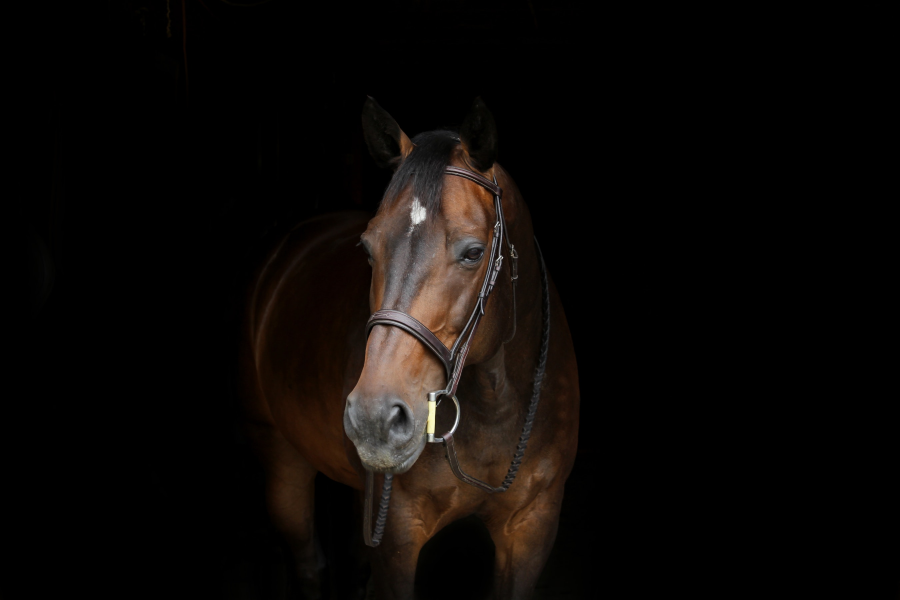
#> input picture data/horse.jpg, 2700 x 1800 px (shown at 1/3 size)
$ jupyter execute Histogramsa.ipynb   (shell and % lines are left out)
#> lines starting #> are read from the running program, lines starting #| are printed output that depends on the picture
[cell 1]
import cv2
import numpy as np
import matplotlib.pyplot as plt

[cell 2]
dark_horse = cv2.imread('../data/horse.jpg')
#> dark_horse is the input picture: shape (1800, 2700, 3); mean B, G, R 6.9, 8.9, 12
show_horse = cv2.cvtColor(dark_horse, cv2.COLOR_BGR2RGB)

rainbow = cv2.imread('../data/rainbow.jpg')
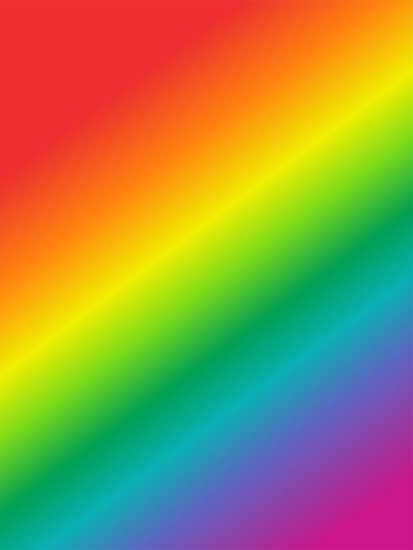
#> input picture data/rainbow.jpg, 413 x 550 px
#> rainbow is the input picture: shape (550, 413, 3); mean B, G, R 72.8, 142.3, 152.3
show_rainbow = cv2.cvtColor(rainbow, cv2.COLOR_BGR2RGB)

blue_bricks = cv2.imread('../data/bricks.jpg')
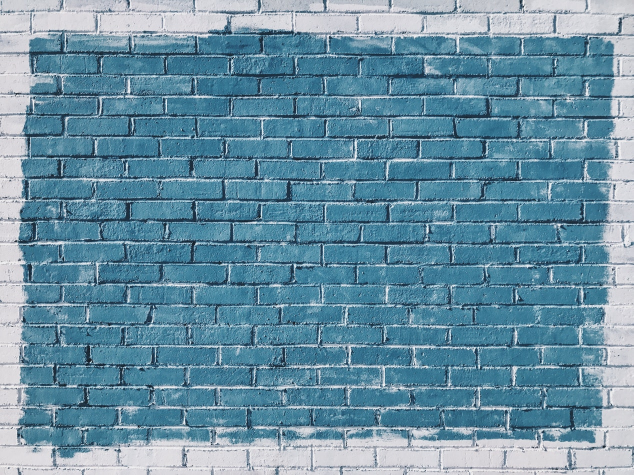
#> input picture data/bricks.jpg, 1267 x 950 px (shown at 1/2 size)
#> blue_bricks is the input picture: shape (950, 1267, 3); mean B, G, R 163.5, 144, 104.9
show_bricks = cv2.cvtColor(blue_bricks, cv2.COLOR_BGR2RGB)

[cell 3]
plt.imshow(show_horse)

[cell 4]
plt.imshow(show_rainbow)

[cell 5]
plt.imshow(show_bricks)

[cell 6]
# OPENCV BGR - checking blue channel histogram
hist_values = cv2.calcHist([blue_bricks],channels=[0],mask=None,histSize=[256],ranges=[0,256])
#> hist_values = 256 values, max 19329 at index 150, min 0 at index 0, mean 4701.8

[cell 7]
hist_values.shape
#> Out = (256, 1)

[cell 8]
plt.plot(hist_values)
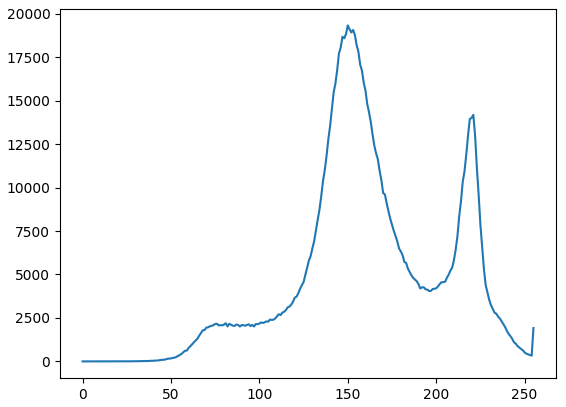
#> figure drawn by matplotlib, 1 panel; curve peaks at x = 150, y = 19329

[cell 9]
# OPENCV BGR - checking blue channel histogram
hist_values = cv2.calcHist([dark_horse],channels=[0],mask=None,histSize=[256],ranges=[0,256])
#> hist_values = 256 values, max 3726045 at index 0, min 10 at index 246, mean 18984.4
plt.plot(hist_values)
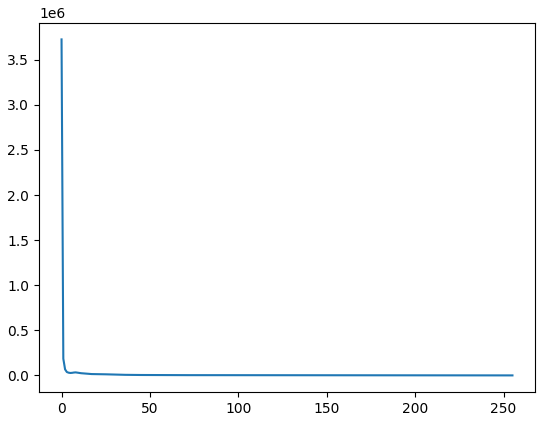
#> figure drawn by matplotlib, 1 panel; curve peaks at x = 0, y = 3726045

[cell 10]
img = blue_bricks

[cell 11]
color = ('b','g','r')

for i,col in enumerate(color):
    histr = cv2.calcHist([img],[i],None,[256],[0,256])
    plt.plot(histr,color=col)
    plt.xlim([0,256])

plt.title('HISTOGRAM FOR BLUE BRICKS')
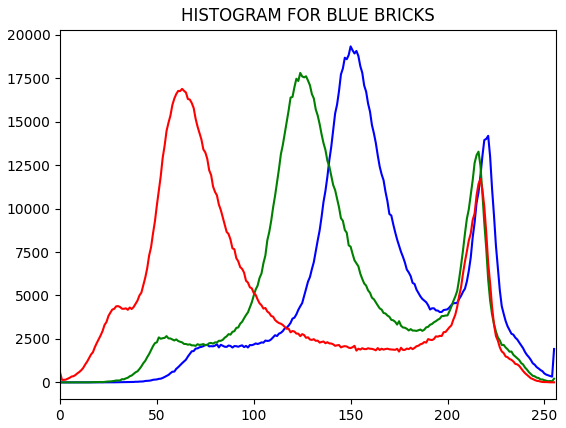
#> figure drawn by matplotlib, 1 panel; curve peaks at x = 150, y = 19329; curve peaks at x = 124, y = 17804; curve peaks at x = 63, y = 16885

[cell 12]
img = dark_horse

[cell 13]
color = ('b','g','r')

for i,col in enumerate(color):
    histr = cv2.calcHist([img],[i],None,[256],[0,256])
    plt.plot(histr,color=col)
    plt.xlim([0,50])
    plt.ylim([0,500000])

plt.title('HISTOGRAM FOR DARK HORSE')
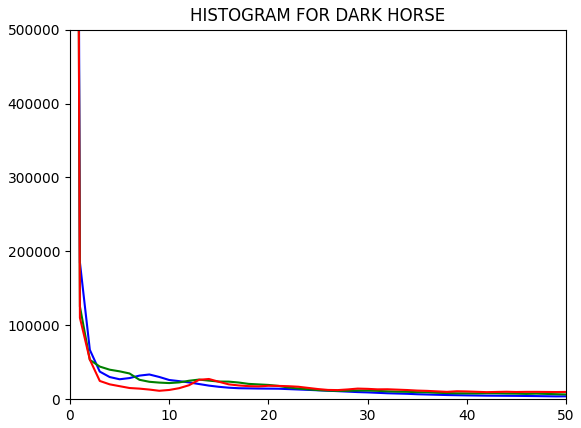
#> figure drawn by matplotlib, 1 panel; curve peaks at x = 0, y = 3726045; curve peaks at x = 0, y = 3605157; curve peaks at x = 0, y = 3582424

[cell 14]
dark_horse.shape
#> Out = (1800, 2700, 3)

[cell 15]
1800*2700*3

[cell 16]
rainbow = cv2.imread('../data/rainbow.jpg')
show_rainbow = cv2.cvtColor(rainbow, cv2.COLOR_BGR2RGB)

[cell 17]
img = rainbow

[cell 18]
img.shape
#> Out = (550, 413, 3)

[cell 19]
img.shape[:2]
#> Out = (550, 413)

[cell 20]
mask = np.zeros(img.shape[:2],np.uint8)

[cell 21]
# plt.imshow(mask,cmap='gray')
mask[300:400,100:400] = 255

[cell 22]
plt.imshow(mask,cmap='gray')
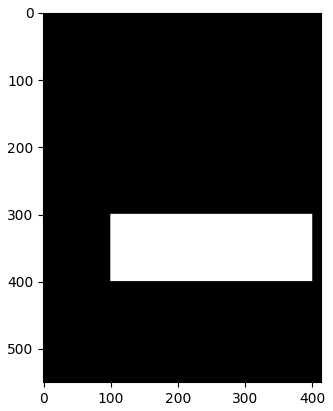
#> figure drawn by matplotlib, 1 panel

[cell 23]
# plt.imshow(show_rainbow)
masked_img = cv2.bitwise_and(img,img,mask=mask)
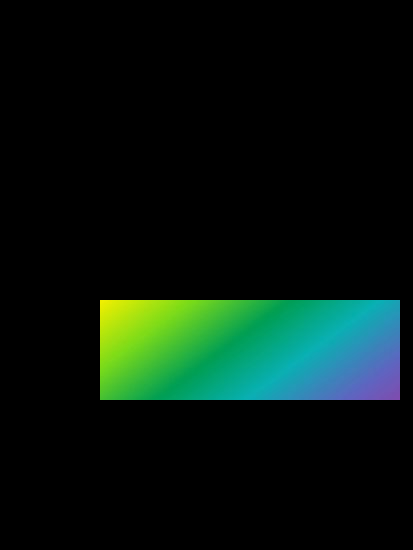
#> masked_img: shape (550, 413, 3); mean B, G, R 14.7, 22.5, 6.8

[cell 24]
show_masked_img = cv2.bitwise_and(show_rainbow,show_rainbow,mask=mask)

[cell 25]
plt.imshow(show_masked_img)

[cell 26]
# Red channel
hist_mask_values_red = cv2.calcHist([rainbow],channels=[2],mask=mask,histSize=[256],ranges=[0,256])
#> hist_mask_values_red = 256 values, max 1332 at index 1, min 0 at index 221, mean 117.2

[cell 27]
hist_values_red = cv2.calcHist([rainbow],channels=[2],mask=None,histSize=[256],ranges=[0,256])
#> hist_values_red = 256 values, max 20471 at index 236, min 70 at index 226, mean 887.3

[cell 28]
plt.plot(hist_mask_values_red)
plt.title('RED HISTOGRAM FOR MASKED RAINBOW')
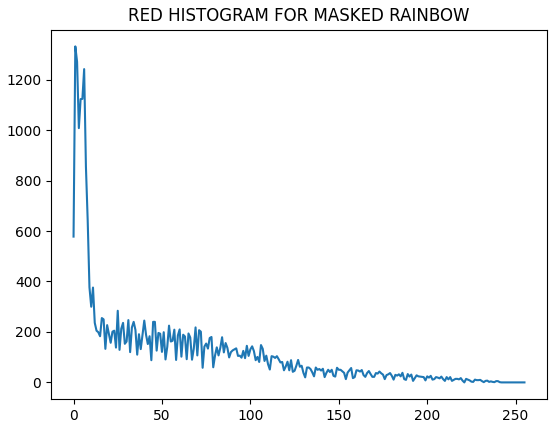
#> figure drawn by matplotlib, 1 panel; curve peaks at x = 1, y = 1332

[cell 29]
plt.imshow(show_rainbow)

[cell 30]
plt.plot(hist_values_red)
plt.title('RED HISTOGRAM FOR NORMAL RAINBOW')
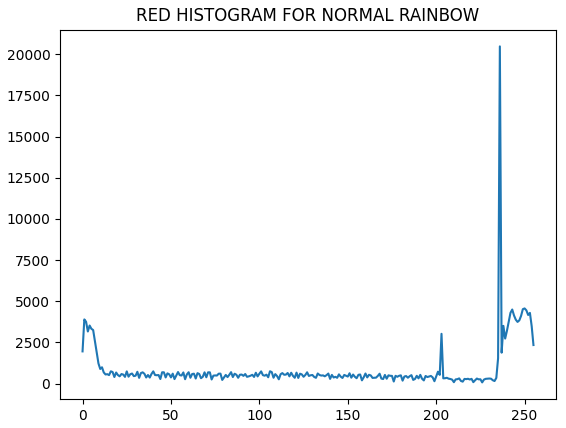
#> figure drawn by matplotlib, 1 panel; curve peaks at x = 236, y = 20471
